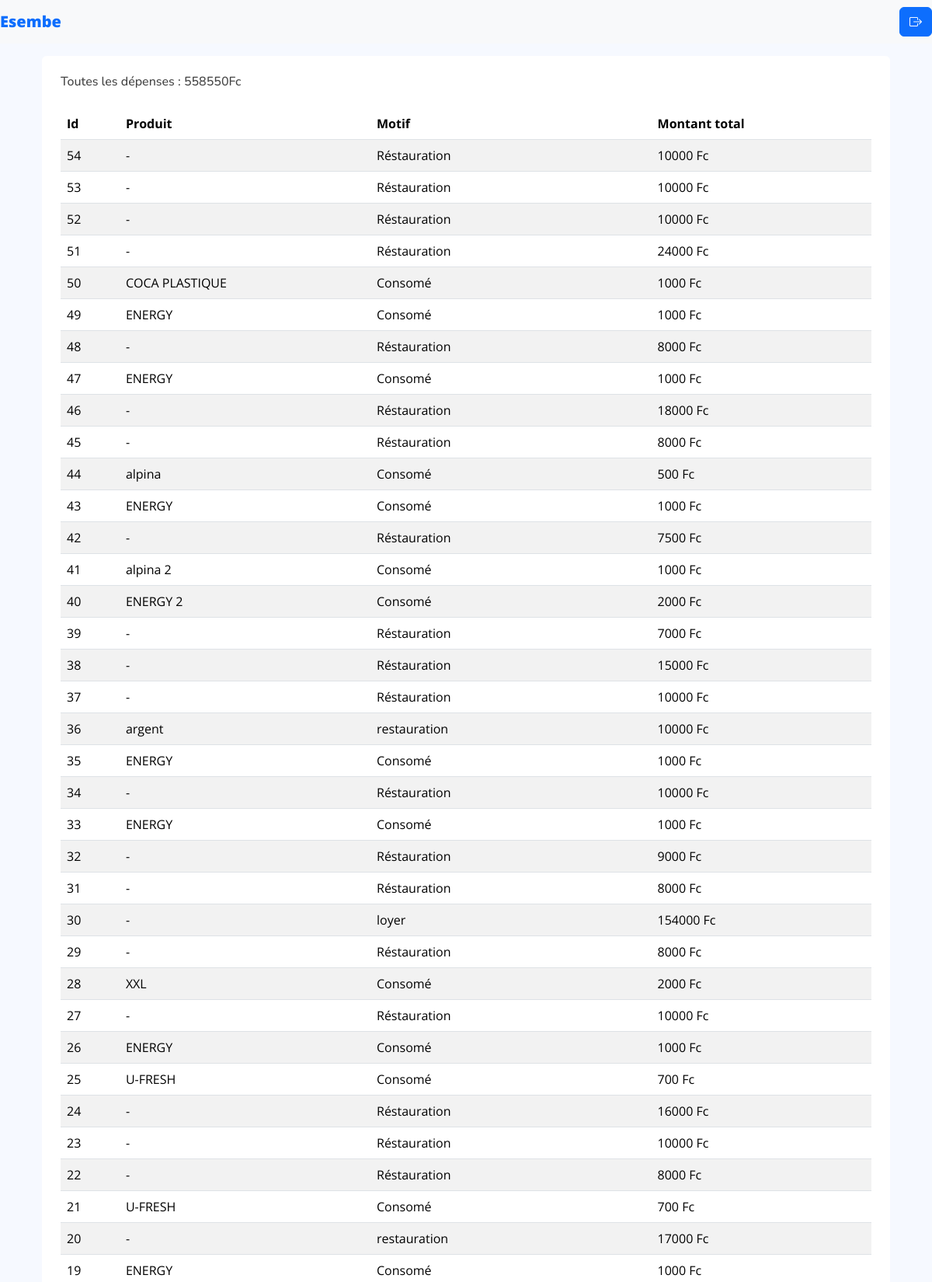
The page /administration/toutes_les_depenses.php (signed in, upper part) on the database its author committed.
### tables this page shows
CREATE TABLE `depense` (
  `id` int(11) NOT NULL,
  `motif_depense` varchar(255) NOT NULL,
  `produit_concerne` varchar(100) NOT NULL,
  `montant_depense` int(11) NOT NULL,
  `date_depense` datetime NOT NULL
);

### administration/toutes_les_depenses.php (the view, shortened to what this page needs)
<?php
require_once('../connexiondb.php');
$depense = $bdd->prepare('SELECT * FROM depense ORDER BY id DESC');
$depense->execute();
$recup_depense_total = $bdd->prepare("SELECT sum(montant_depense) as montant_depense FROM depense");
$recup_depense_total->execute();
$montant_depense = $recup_depense_total->fetch();
?>
<!DOCTYPE html>
<html lang="en">
<head>
  <link href="assets/vendor/bootstrap/css/bootstrap.min.css" rel="stylesheet">
  <link href="assets/vendor/bootstrap-icons/bootstrap-icons.css" rel="stylesheet">
  <link href="assets/vendor/boxicons/css/boxicons.min.css" rel="stylesheet">
  <link href="assets/vendor/quill/quill.snow.css" rel="stylesheet">
  <link href="assets/vendor/quill/quill.bubble.css" rel="stylesheet">
  <link href="assets/vendor/remixicon/remixicon.css" rel="stylesheet">
  <link href="assets/vendor/simple-datatables/style.css" rel="stylesheet">
  <link href="assets/css/style.css" rel="stylesheet">
</head>
<body>
<nav class="navbar navbar-light bg-light fixed-top">
  <a href="https://www.esembe-business.com" class="navbar-brand font-weight-bold text-primary" style="font-weight: 900;" >Esembe</a>
<div class="text-center">
<a href="bureau_admin" class="btn btn-primary"><i class="bi bi-box-arrow-right"></i></a>
</div>
</nav>
  <main>
    <div class="container mt-5">
      <section class="section register min-vh-100 d-flex flex-column align-items-center justify-content-center py-4">
        <div class="container">
          <div class="row justify-content-center">
           <div class="col-lg-12 col-md-12 align-items-center justify-content-center">
           <div class="bg-white rounded h-100 p-4 table-responsive">
                            <h6 class="mb-4">Toutes les dépenses : <?=$montant_depense['montant_depense'] ?>Fc</h6>
                            <?php if($depense->rowCount() > 0) { ?>
                            <table class="table table-striped">
                                <thead class="bg-primary text-white">
                                    <tr>
                                        <th scope="col">Id</th>
                                        <th scope="col">Produit</th>
                                        <th scope="col">Motif</th>
                                        <th scope="col">Montant total</th>
                                    </tr>
                                </thead>
                                <tbody>
                                <?php while($d = $depense->fetch()) {
                                ?>
                                 <tr>
                                    <td><?= $d['id'] ?></td>
                                    <td><?= $d['produit_concerne'] ?></td>
                                    <td><?= $d['motif_depense'] ?></td>
                                    <td><?= $d['montant_depense'] ?> Fc</td>
                                </tr>
                                <?php
                                 }
                                ?>
                                </tbody>
                            </table>
                            <?php
                            } else {
                            ?>
                                <p>Aucune dépense trouvée</p>
                            <?php
                              }
                            ?>
                        </div>
            </div>
            </div>
          </div>
        </div>
  </main>
</body>
</html>

### administration/assets/css/style.css (style rules this page uses)
:root { scroll-behavior: smooth; }
body { font-family: "Open Sans", sans-serif; background: #f6f9ff; color: #444444; }
a { color: #4154f1; text-decoration: none; }
h1, h2, h3, h4, h5, h6 { font-family: "Nunito", sans-serif; }

### rows shown on the page
depense: id "54", produit_concerne "-", motif_depense "Réstauration", montant_depense "10000"
depense: id "53", produit_concerne "-", motif_depense "Réstauration", montant_depense "10000"
depense: id "52", produit_concerne "-", motif_depense "Réstauration", montant_depense "10000"
depense: id "51", produit_concerne "-", motif_depense "Réstauration", montant_depense "24000"
depense: id "50", produit_concerne "COCA PLASTIQUE", motif_depense "Consomé", montant_depense "1000"
depense: id "49", produit_concerne "ENERGY", motif_depense "Consomé", montant_depense "1000"
depense: id "48", produit_concerne "-", motif_depense "Réstauration", montant_depense "8000"
depense: id "47", produit_concerne "ENERGY", motif_depense "Consomé", montant_depense "1000"
depense: id "46", produit_concerne "-", motif_depense "Réstauration", montant_depense "18000"
depense: id "45", produit_concerne "-", motif_depense "Réstauration", montant_depense "8000"
depense: id "44", produit_concerne "alpina", motif_depense "Consomé", montant_depense "500"
depense: id "43", produit_concerne "ENERGY", motif_depense "Consomé", montant_depense "1000"
depense: id "42", produit_concerne "-", motif_depense "Réstauration", montant_depense "7500"
depense: id "41", produit_concerne "alpina 2", motif_depense "Consomé", montant_depense "1000"
depense: id "40", produit_concerne "ENERGY 2", motif_depense "Consomé", montant_depense "2000"
depense: id "39", produit_concerne "-", motif_depense "Réstauration", montant_depense "7000"
depense: id "38", produit_concerne "-", motif_depense "Réstauration", montant_depense "15000"
depense: id "37", produit_concerne "-", motif_depense "Réstauration", montant_depense "10000"
depense: id "36", produit_concerne "argent", motif_depense "restauration", montant_depense "10000"
depense: id "35", produit_concerne "ENERGY", motif_depense "Consomé", montant_depense "1000"
depense: id "34", produit_concerne "-", motif_depense "Réstauration", montant_depense "10000"
depense: id "33", produit_concerne "ENERGY", motif_depense "Consomé", montant_depense "1000"
depense: id "32", produit_concerne "-", motif_depense "Réstauration", montant_depense "9000"
depense: id "31", produit_concerne "-", motif_depense "Réstauration", montant_depense "8000"
depense: id "30", produit_concerne "-", motif_depense "loyer", montant_depense "154000"
depense: id "29", produit_concerne "-", motif_depense "Réstauration", montant_depense "8000"
depense: id "28", produit_concerne "XXL", motif_depense "Consomé", montant_depense "2000"
depense: id "27", produit_concerne "-", motif_depense "Réstauration", montant_depense "10000"
depense: id "26", produit_concerne "ENERGY", motif_depense "Consomé", montant_depense "1000"
depense: id "25", produit_concerne "U-FRESH", motif_depense "Consomé", montant_depense "700"
depense: id "24", produit_concerne "-", motif_depense "Réstauration", montant_depense "16000"
depense: id "23", produit_concerne "-", motif_depense "Réstauration", montant_depense "10000"
depense: id "22", produit_concerne "-", motif_depense "Réstauration", montant_depense "8000"
depense: id "21", produit_concerne "U-FRESH", motif_depense "Consomé", montant_depense "700"
depense: id "20", produit_concerne "-", motif_depense "restauration", montant_depense "17000"
depense: id "19", produit_concerne "ENERGY", motif_depense "Consomé", montant_depense "1000"

### other values the page prints
$montant_depense['montant_depense'] "558550"
